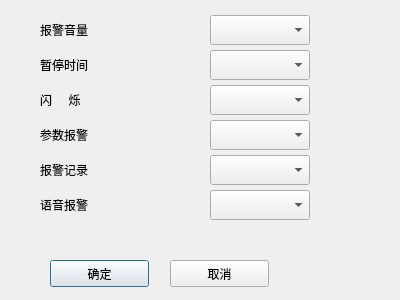
<?xml version="1.0" encoding="UTF-8"?>
<ui version="4.0">
 <class>Dlg_set_baojingshezhi</class>
 <widget class="QDialog" name="Dlg_set_baojingshezhi">
  <property name="geometry">
   <rect>
    <x>0</x>
    <y>0</y>
    <width>400</width>
    <height>300</height>
   </rect>
  </property>
  <property name="windowTitle">
   <string>报警设置</string>
  </property>
  <widget class="QLabel" name="label_2">
   <property name="geometry">
    <rect>
     <x>40</x>
     <y>55</y>
     <width>70</width>
     <height>20</height>
    </rect>
   </property>
   <property name="text">
    <string>暂停时间</string>
   </property>
  </widget>
  <widget class="QPushButton" name="m_btn_ok">
   <property name="geometry">
    <rect>
     <x>50</x>
     <y>260</y>
     <width>99</width>
     <height>27</height>
    </rect>
   </property>
   <property name="text">
    <string>确定</string>
   </property>
  </widget>
  <widget class="QComboBox" name="m_cmbb_corusecate">
   <property name="geometry">
    <rect>
     <x>210</x>
     <y>85</y>
     <width>100</width>
     <height>30</height>
    </rect>
   </property>
   <property name="maxVisibleItems">
    <number>2</number>
   </property>
  </widget>
  <widget class="QLabel" name="label_5">
   <property name="geometry">
    <rect>
     <x>40</x>
     <y>160</y>
     <width>70</width>
     <height>20</height>
    </rect>
   </property>
   <property name="text">
    <string>报警记录</string>
   </property>
  </widget>
  <widget class="QLabel" name="label">
   <property name="geometry">
    <rect>
     <x>40</x>
     <y>20</y>
     <width>70</width>
     <height>20</height>
    </rect>
   </property>
   <property name="text">
    <string>报警音量</string>
   </property>
  </widget>
  <widget class="QComboBox" name="m_cmbb_pause_interval">
   <property name="geometry">
    <rect>
     <x>210</x>
     <y>50</y>
     <width>100</width>
     <height>30</height>
    </rect>
   </property>
   <property name="maxVisibleItems">
    <number>2</number>
   </property>
  </widget>
  <widget class="QComboBox" name="m_cmbb_alarm_record">
   <property name="geometry">
    <rect>
     <x>210</x>
     <y>155</y>
     <width>100</width>
     <height>30</height>
    </rect>
   </property>
   <property name="maxVisibleItems">
    <number>2</number>
   </property>
  </widget>
  <widget class="QComboBox" name="m_cmbb_alarm_voice">
   <property name="geometry">
    <rect>
     <x>210</x>
     <y>190</y>
     <width>100</width>
     <height>30</height>
    </rect>
   </property>
   <property name="maxVisibleItems">
    <number>2</number>
   </property>
  </widget>
  <widget class="QPushButton" name="m_btn_cancel">
   <property name="geometry">
    <rect>
     <x>170</x>
     <y>260</y>
     <width>99</width>
     <height>27</height>
    </rect>
   </property>
   <property name="text">
    <string>取消</string>
   </property>
  </widget>
  <widget class="QComboBox" name="m_cmbb_volume">
   <property name="geometry">
    <rect>
     <x>210</x>
     <y>15</y>
     <width>100</width>
     <height>30</height>
    </rect>
   </property>
  </widget>
  <widget class="QLabel" name="label_3">
   <property name="geometry">
    <rect>
     <x>40</x>
     <y>90</y>
     <width>51</width>
     <height>20</height>
    </rect>
   </property>
   <property name="text">
    <string>闪     烁</string>
   </property>
  </widget>
  <widget class="QLabel" name="label_6">
   <property name="geometry">
    <rect>
     <x>40</x>
     <y>195</y>
     <width>70</width>
     <height>20</height>
    </rect>
   </property>
   <property name="text">
    <string>语音报警</string>
   </property>
  </widget>
  <widget class="QLabel" name="label_4">
   <property name="geometry">
    <rect>
     <x>40</x>
     <y>125</y>
     <width>70</width>
     <height>20</height>
    </rect>
   </property>
   <property name="text">
    <string>参数报警</string>
   </property>
  </widget>
  <widget class="QComboBox" name="m_cmbb_para_alarm">
   <property name="geometry">
    <rect>
     <x>210</x>
     <y>120</y>
     <width>100</width>
     <height>30</height>
    </rect>
   </property>
   <property name="maxVisibleItems">
    <number>2</number>
   </property>
  </widget>
 </widget>
 <resources/>
 <connections/>
</ui>
